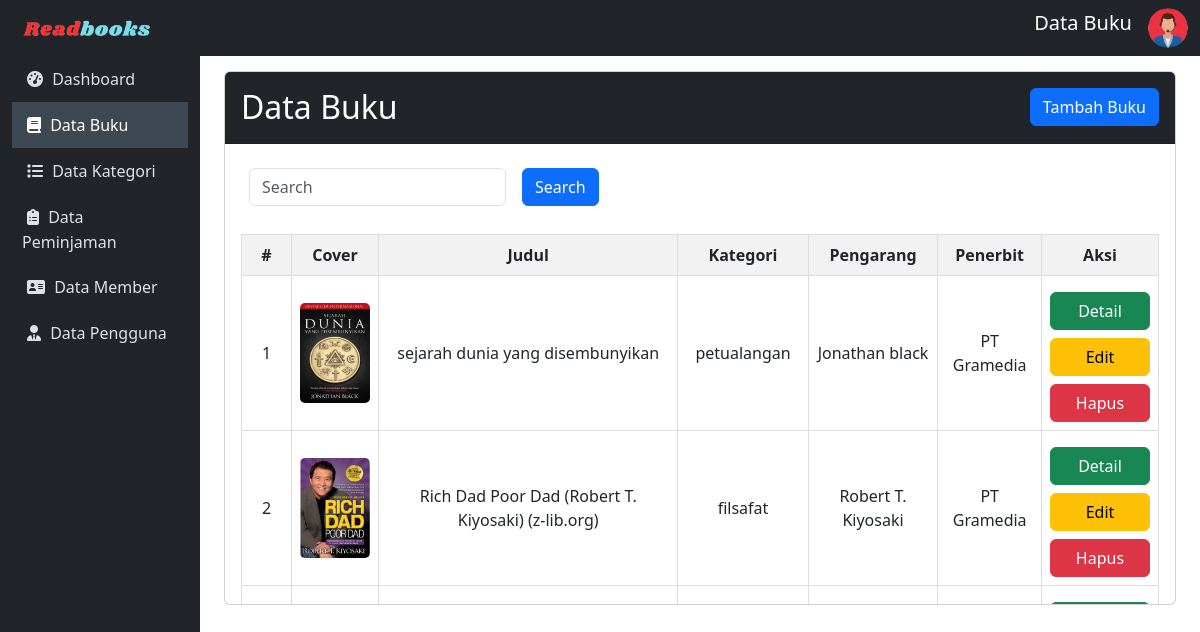
Screenshot of /admin/buku/data-buku.php with the database file from the repository.
### tables this page shows
CREATE TABLE `buku` (
  `cover` varchar(250) NOT NULL,
  `id_buku` varchar(11) NOT NULL,
  `judul` varchar(50) NOT NULL,
  `kategori` varchar(50) NOT NULL,
  `pengarang` varchar(50) NOT NULL,
  `penerbit` varchar(50) NOT NULL,
  `thn_terbit` date NOT NULL,
  `jml_halaman` int(10) NOT NULL,
  `deskripsi` varchar(250) NOT NULL,
  `isi_buku` varchar(250) NOT NULL
);

### config/config.php (called while the page is built, shortened)
<?php
$host = "127.0.0.1";
$username = "root";
$password = "";
$database_name = "ukk_ripal";
$connection = mysqli_connect($host, $username, $password, $database_name);
function queryReadData($dataKategori)
{
  global $connection;
  $result = mysqli_query($connection, $dataKategori);
  $items = [];
  while ($item = mysqli_fetch_assoc($result)) {
    $items[] = $item;
  }
  return $items;
}
?>

### admin/buku/data-buku.php (the view, shortened to what this page needs)
<?php
include "../../config/config.php";
$databuku = queryReadData("SELECT * FROM buku order by id_buku DESC");
?>
<!DOCTYPE html>
<html lang="en">
<head>
    <link href="https://cdn.jsdelivr.net/npm/bootstrap@5.3.2/dist/css/bootstrap.min.css" rel="stylesheet">
</head>
<body>
    <nav class="navbar navbar-expand-lg navbar-dark sticky-top">
        <div class="container-fluid">
            <a class="navbar-brand" href="index.php"><img src="../../assets/readbook.png" width="150px"></a>
            <div class="collapse navbar-collapse" id="mynavbar">
                <ul class="navbar-nav ms-auto">
                    <li class="nav-item">
                        <span class="navbar-brand text-center">Data Buku</span>
                    </li>
                    <li class="nav-item">
                        <i id="profile-icon" class="bi bi-person-circle text-light" data-bs-toggle="dropdown">
                            <img src="../../assets/adminLogo.png" alt="Avatar Logo" style="width:40px;" class="rounded-pill"></i>
                    </li>
                </ul>
            </div>
        </div>
    </nav>
    <div class="container-fluid">
        <div class="row">
            <nav id="sidebar" class="col-md-3 col-lg-2 d-md-block position-fixed vh-100">
                <div class="position-sticky">
                    <ul class="nav flex-column">
                        <li class="nav-item">
                            <a class="nav-link" href="../index.php">
                               <i class="fa fa-dashboard" style="margin: 5px;"></i>
                                Dashboard
                            </a>
                        </li>
                        <li class="nav-item">
                            <a class="nav-link active" href="data-buku.php">
                            <i class="fa fa-book" style="margin: 5px;"></i>
                                Data Buku
                            </a>
                        </li>
                        <li class="nav-item">
                            <a class="nav-link" href="../kategori/data-kategori.php">
                            <i class="fa fa-list" style="margin: 5px;"></i>
                                Data Kategori
                            </a>
                        </li>
                        <li class="nav-item">
                            <a class="nav-link" href="../peminjaman/data-peminjaman.php">
                            <i class="fas fa-clipboard-list" style="margin: 5px;"></i>
                                Data Peminjaman
                            </a>
                        </li>
                        <li class="nav-item">
                            <a class="nav-link" href="../member/data-member.php">
                            <i class="fa fa-address-card" style="margin: 5px;"></i>
                                Data Member
                            </a>
                        </li>
                        <li class="nav-item">
                            <a class="nav-link" href="../akun/pengguna.php">
                            <i class="fas fa-user-tie" style="margin: 5px;"></i>
                                Data Pengguna
                            </a>
                        </li>
                    </ul>
                </div>
            </nav>
            <main id="content" class="col-md-9 ms-sm-auto col-lg-10 px-md-4">
                <div class="card">
                <div class="card-header bg-dark text-white">
                        <h2 class="mt-2">Data Buku <button type="button" class="btn btn-primary" data-bs-toggle="modal" data-bs-target="#myModal" style="float:right;">
                                Tambah Buku
                            </button></h2>
                    </div>
                    <div class="card-body scrollable-card">
                        <form class="d-flex" action="" method="post">
                            <div style="display: flex;">
                                <input class="form-control m-2" type="text" name="keyword" id="keyword" placeholder="Search">
                                <button class="btn btn-primary m-2" type="submit" name="search">Search</button>
                            </div>
                        </form>
                        <table>
                            <thead>
                                <tr>
                                    <th style="width:50px;">#</th>
                                    <th>Cover</th>
                                    <th>Judul</th>
                                    <th>Kategori</th>
                                    <th>Pengarang</th>
                                    <th>Penerbit</th>
                                    <th>Aksi</th>
                                </tr>
                            </thead>
                            <tbody>
                                <?php
                                $no = 1;
                                foreach ($databuku as $item) : ?>
                                    <tr>
                                        <td style="width:50px;"><?= $no++; ?></td>
                                        <td><img src="../../assets/imgDB/<?= $item['cover']; ?>" alt="" width="70px" height="100px" style="border-radius: 5px;"></td>
                                        <td><?= $item["judul"]; ?></td>
                                        <td><?= $item["kategori"]; ?></td>
                                        <td><?= $item["pengarang"]; ?></td>
                                        <td><?= $item["penerbit"]; ?></td>
                                        <td>
                                            <div>
                                                <a href="detailBuku.php?id_buku=<?= $item['id_buku']; ?>" class="btn btn-success mt-2" style="width:100px;">Detail</a>
                                            </div>
                                            <div>
                                                <a href="editBuku.php?id_buku=<?= $item['id_buku']; ?>" class="btn btn-warning mt-2" style="width:100px;">Edit</a>
                                            </div>
                                            <div>
                                                <a href="deleteBuku.php?id_buku=<?= $item['id_buku']; ?>" class="btn btn-danger mt-2" style="width:100px;" onclick="return confirm('Apakah Buku <?= $item['judul']; ?> ingin anda hapus?');">Hapus</a>
                                            </div>
                                        </td>
                                    </tr>
                                <?php endforeach; ?>
                            </tbody>
                        </table>
                    </div>
                </div>
            </main>
        </div>
    </div>
</body>
</html>

### admin/buku/data-buku.php (style rules this page uses)
body { font-family: 'Segoe UI', Tahoma, Geneva, Verdana, sans-serif; }
#sidebar { background-color: #212529; color: #fff; }
#content { transition: margin-left 0.5s; padding: 15px; }
.navbar { background-color: #212529; }
.navbar-brand { color: #fff; }
.nav-link { padding: 10px; text-decoration: none; color: #dee2e6; transition: background-color 0.3s, color 0.3s; }
.nav-link.active { background-color: #3d4852; color: #fff; }
table { width: 100%; border-collapse: collapse; margin-top: 20px; }
th, td { border: 1px solid #ddd; padding: 8px; text-align: center; }
th { background-color: #f2f2f2; }
.scrollable-card { max-height: 460px; overflow-y: auto; }

### rows the page displays
buku: cover (picture), judul "sejarah dunia yang disembunyikan", kategori "petualangan", pengarang "Jonathan black", penerbit "PT Gramedia"
buku: cover (picture), judul "Rich Dad Poor Dad (Robert T. Kiyosaki) (z-lib.org)", kategori "filsafat", pengarang "Robert T. Kiyosaki", penerbit "PT Gramedia"
